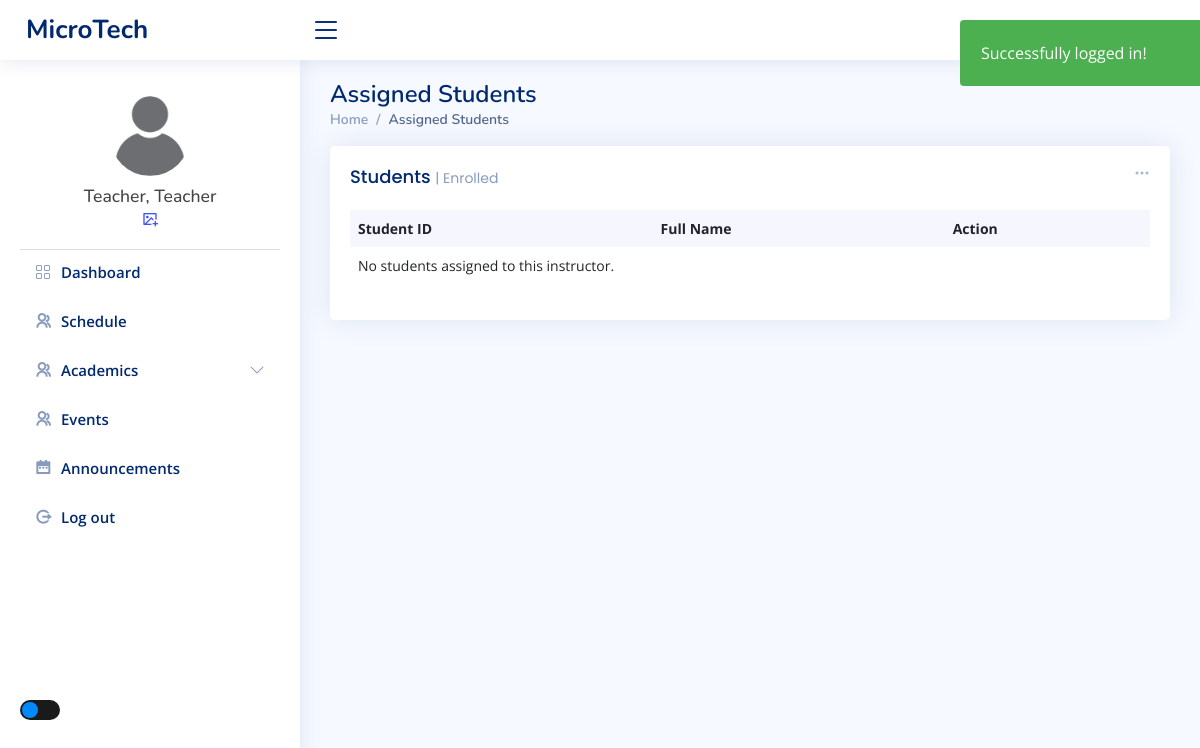
The app's page /admin/grade.php (signed in), older data.
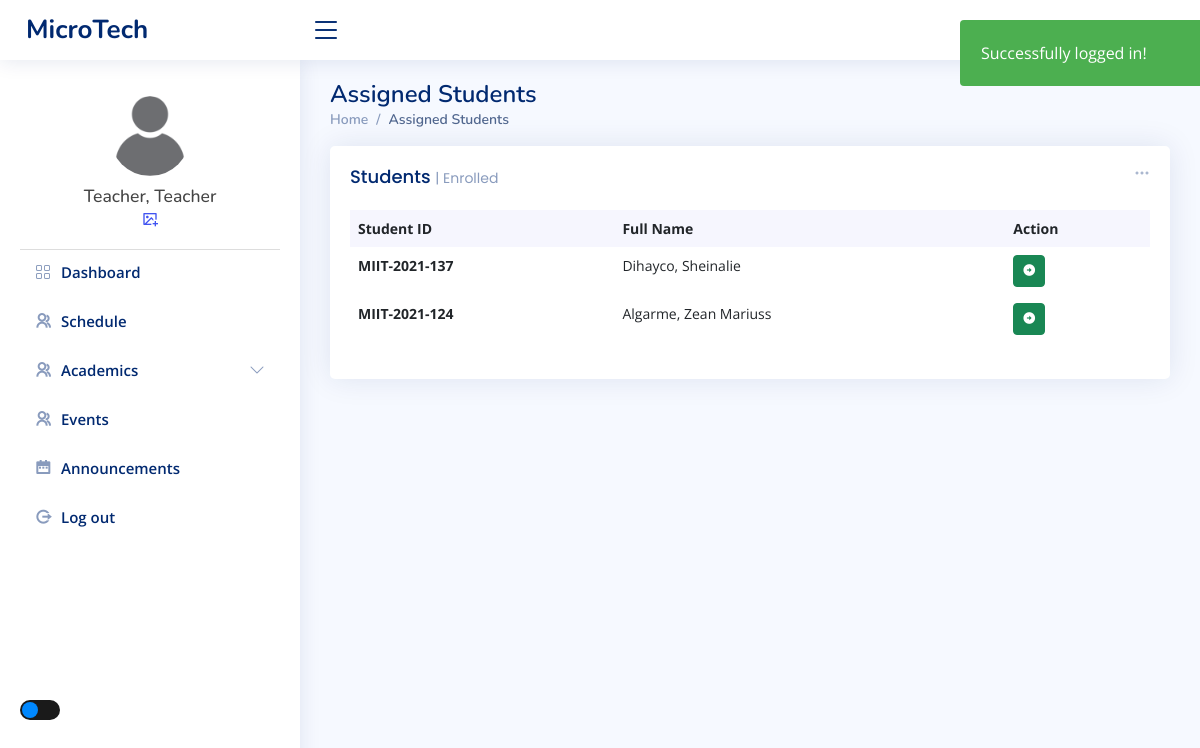
The same page, newer data.
### tables this page shows
CREATE TABLE `tbl_students` (
  `user_id` int(11) NOT NULL,
  `user_name` varchar(50) NOT NULL,
  `lname` varchar(50) NOT NULL,
  `fname` varchar(50) NOT NULL,
  `middleInitial` varchar(10) NOT NULL,
  `Suffix` varchar(15) NOT NULL,
  `course` varchar(50) NOT NULL,
  `year` int(10) NOT NULL,
  `contact` varchar(20) NOT NULL,
  `gender` varchar(10) NOT NULL,
  `bdate` varchar(50) NOT NULL,
  `pob` text NOT NULL,
  `email` varchar(50) NOT NULL,
  `major` varchar(50) NOT NULL,
  `nationality` varchar(20) NOT NULL,
  `civilStatus` varchar(20) NOT NULL,
  `religion` varchar(20) NOT NULL,
  `modality` varchar(20) NOT NULL,
  `fb` varchar(30) NOT NULL,
  `curAddress` varchar(200) NOT NULL,
  `cityAdd` varchar(200) NOT NULL,
  `zipcode` varchar(30) NOT NULL,
  `fatherName` varchar(50) NOT NULL,
  `fwork` varchar(50) NOT NULL,
  `motherName` varchar(50) NOT NULL,
  `mwork` varchar(50) NOT NULL,
  `primarySchool` varchar(100) NOT NULL,
  `primaryAddress` text NOT NULL,
  `primaryCompleted` varchar(30) NOT NULL,
  `entermediateSchool` varchar(100) NOT NULL,
  `entermediateAddress` text NOT NULL,
  `entermediateCompleted` varchar(30) NOT NULL,
  `hsSchool` varchar(100) NOT NULL,
  `hsAddress` text NOT NULL,
  `hsCompleted` varchar(30) NOT NULL,
  `shSchool` varchar(100) NOT NULL,
  `shAddress` text NOT NULL,
  `shCompleted` varchar(30) NOT NULL,
  `collegeSchool` varchar(100) NOT NULL,
  `collegeAddress` text NOT NULL,
  `collegeCompleted` varchar(30) NOT NULL,
  `user_image` varchar(50) NOT NULL,
  `user_role` varchar(50) NOT NULL,
  `user_pass` varchar(50) NOT NULL,
  `semester` int(11) NOT NULL,
  `status` varchar(20) NOT NULL
);

### admin/grade.php (the view, shortened to what this page needs)
<?php
include_once "../templates/header2.php";
$database = new Connection();
$db = $database->open();
$assignedStudents = [];
$userid = $_SESSION["login"];
try {
  $sql = "SELECT s.user_id, s.lname, s.fname, s.course, s.year, s.status, s.user_name
            FROM tbl_students s
            INNER JOIN tbl_student_instructors si ON s.user_id = si.student_id
            WHERE si.instructor_id = :instructor_id";
  $stmt = $db->prepare($sql);
  $stmt->execute([':instructor_id' => $userid]);
  $assignedStudents = $stmt->fetchAll(PDO::FETCH_ASSOC);
} catch (PDOException $e) {
  echo "There was an error: " . $e->getMessage();
}
?>
<main id="main" class="main">
  <div class="pagetitle">
    <h1>Assigned Students</h1>
    <nav>
      <ol class="breadcrumb">
        <li class="breadcrumb-item"><a href="index.php">Home</a></li>
        <li class="breadcrumb-item active">Assigned Students</li>
      </ol>
    </nav>
  </div>
  <section class="section dashboard">
    <div class="col-12">
      <div class="card recent-sales overflow-auto">
        <div class="filter">
          <a class="icon" href="#" data-bs-toggle="dropdown"><i class="bi bi-three-dots"></i></a>
        </div>
        <div class="card-body">
          <h5 class="card-title">Students <span>| Enrolled</span></h5>
          <table class="table table-borderless datatable">
            <thead>
              <tr>
                <th scope="col">Student ID</th>
                <th scope="col">Full Name</th>
                <th scope="col">Action</th>
              </tr>
            </thead>
            <tbody>
              <?php if (!empty($assignedStudents)): ?>
                <?php foreach ($assignedStudents as $student): ?>
                  <tr>
                    <th scope="row"><?php echo htmlspecialchars($student['user_name']); ?></th>
                    <td><?php echo htmlspecialchars($student['lname']) . ', ' . htmlspecialchars($student['fname']); ?></td>
                    <td>
                      <form action="stud-profile.php" method="post" style="display:inline;">
                        <button type="submit" class="btn btn-sm btn-success" name="submit">
                          <i class="ri-arrow-right-circle-fill"></i>
                        </button>
                      </form>
                    </td>
                  </tr>
                <?php endforeach; ?>
              <?php else: ?>
                <tr>
                  <td colspan="5">No students assigned to this instructor.</td>
                </tr>
              <?php endif; ?>
            </tbody>
          </table>
        </div>
      </div>
    </div>
  </section>
</main>
<?php include_once "../templates/footer.php" ?>

Row changes from the older to the newer data that the page shows:
now on this page (row unchanged): tbl_students: user_name "MIIT-2021-137", lname "Dihayco", fname "Sheinalie"
added tbl_students: user_name "MIIT-2021-124", lname "Algarme", fname "Zean Mariuss"
Text that changed along with them:
text no longer shown: "No students assigned to this instructor."
